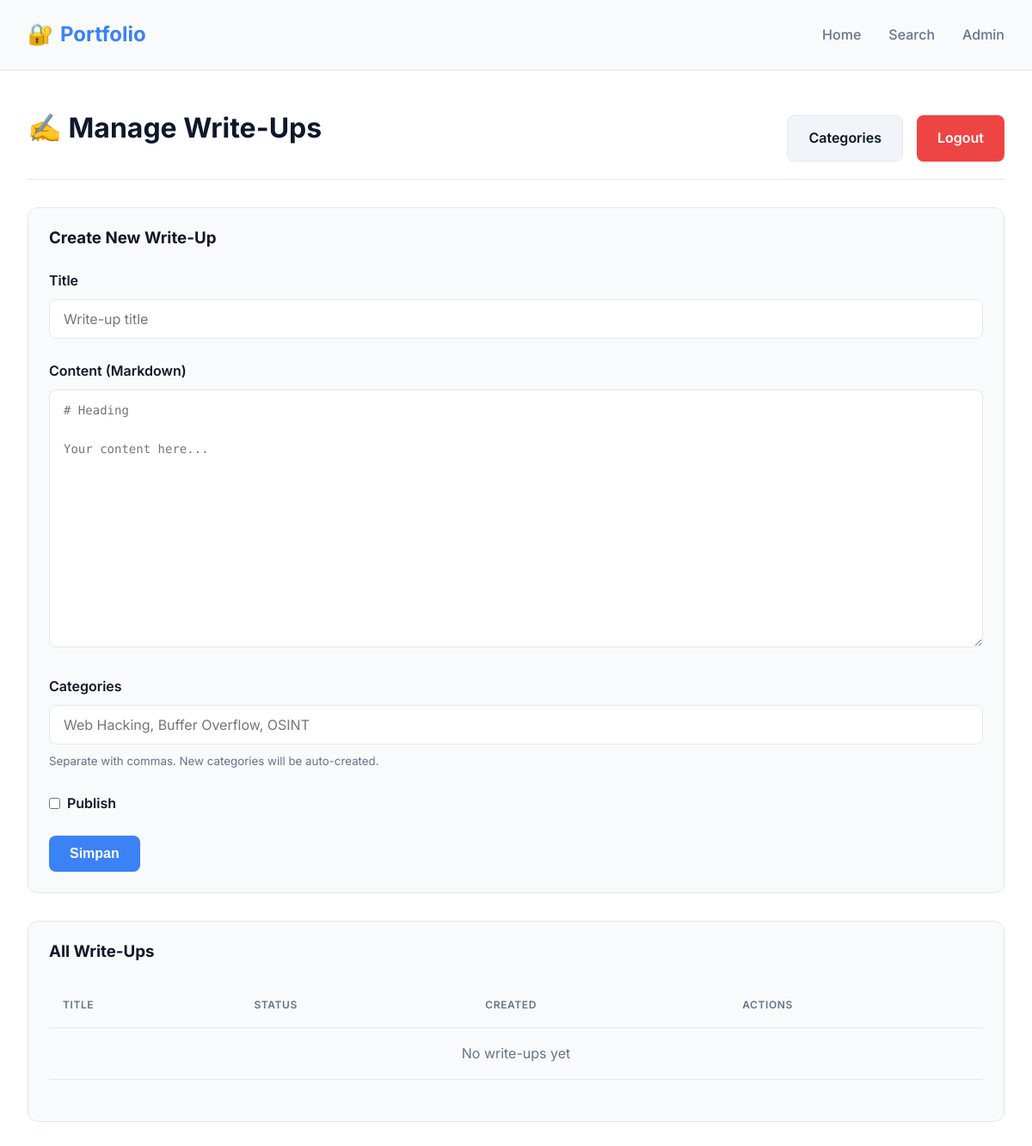
The app's page /admin/writeups (signed in), older data.
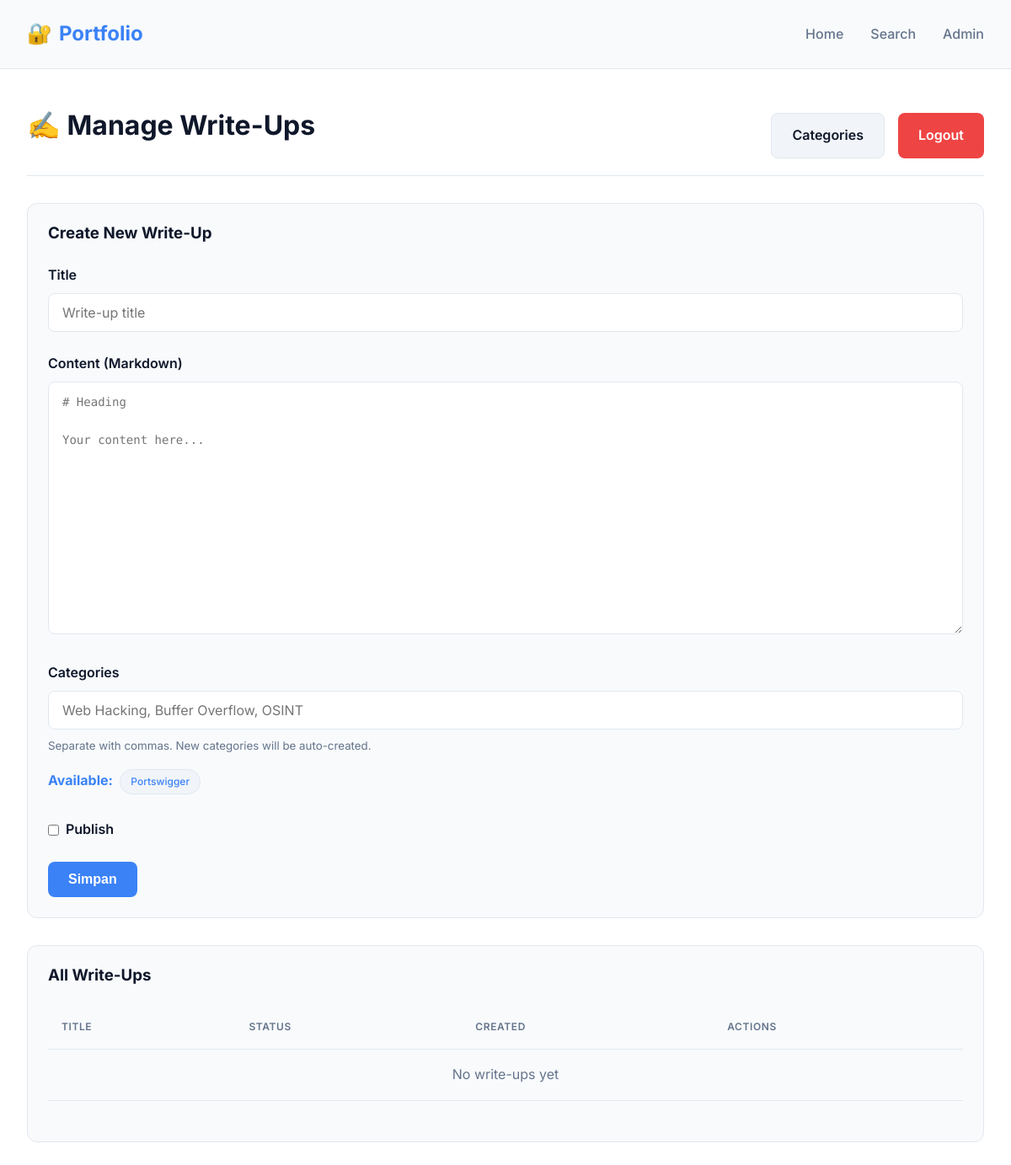
The same page, newer data.
### tables this page shows
CREATE TABLE categories (
    id INTEGER PRIMARY KEY AUTOINCREMENT,
    name TEXT NOT NULL UNIQUE,
    slug TEXT NOT NULL UNIQUE,
    created_at DATETIME DEFAULT CURRENT_TIMESTAMP
);

### app.py (the view, shortened to what this page needs)
@app.route('/admin/writeups', methods=['GET', 'POST'])
@login_required
def admin_writeups():
    db = get_db()
    form = WriteupForm()
    return render_template('admin/writeups.html', form=form,
                           writeups=db.execute('SELECT * FROM writeups ORDER BY created_at DESC').fetchall(),
                           categories=db.execute('SELECT name FROM categories ORDER BY name').fetchall())

### app.py
class WriteupForm(FlaskForm):
    title = StringField('Judul', validators=[DataRequired()])
    content_md = TextAreaField('Konten Markdown', validators=[DataRequired()])
    categories = StringField('Kategori (pisah koma)', validators=[DataRequired()])
    is_published = BooleanField('Publish')
    submit = SubmitField('Simpan')

### app.py (called while the page is built)
def get_db():
    if 'db' not in g:
        g.db = sqlite3.connect(app.config['DATABASE'])
        g.db.row_factory = sqlite3.Row
        g.db.execute("PRAGMA foreign_keys = ON;")
    return g.db

def login_required(f):
    @wraps(f)
    def decorated(*args, **kwargs):
        if 'admin_id' not in session:
            flash('Silakan login.', 'warning')
            return redirect(url_for('admin_login'))
        return f(*args, **kwargs)
    return decorated

### templates/admin/writeups.html (shortened to what this page needs)
{% extends "base.html" %}
{% block content %}
<div class="admin-header">
  <h2>✍️ Manage Write-Ups</h2>
  <div class="flex gap-2">
    <a href="{{ url_for('admin_categories') }}" class="btn btn-secondary">Categories</a>
    <a href="{{ url_for('admin_logout') }}" class="btn btn-danger">Logout</a>
  </div>
</div>
<div class="card">
  <h3>Create New Write-Up</h3>
  <form method="post" style="margin-top: 1.5rem;">
    <div class="form-group">
      <label for="title">Title</label>
      {{ form.title(id="title", placeholder="Write-up title") }}
    </div>
    <div class="form-group">
      <label for="content_md">Content (Markdown)</label>
      {{ form.content_md(id="content_md", placeholder="# Heading\n\nYour content here...") }}
    </div>
    <div class="form-group">
      <label>Categories</label>
      {{ form.categories(placeholder="Web Hacking, Buffer Overflow, OSINT") }}
      <small style="color: var(--text-secondary); display: block; margin-top: 0.5rem;">
        Separate with commas. New categories will be auto-created.
      </small>
      {% if categories %}
        <div style="margin-top: 0.75rem;">
          <strong style="color: var(--accent);">Available:</strong>
          {% for c in categories %}
            <span class="badge" style="margin: 0.25rem;">{{ c.name }}</span>
          {% endfor %}
        </div>
      {% endif %}
    </div>
    <div class="form-group">
      <label style="display: flex; align-items: center; gap: 0.5rem; cursor: pointer;">
        {{ form.is_published() }}
        <span>{{ form.is_published.label.text }}</span>
      </label>
    </div>
    {{ form.submit(class="btn") }}
  </form>
</div>
<div class="card mt-2">
  <h3>All Write-Ups</h3>
  <table>
    <thead>
      <tr>
        <th>Title</th>
        <th>Status</th>
        <th>Created</th>
        <th>Actions</th>
      </tr>
    </thead>
    <tbody>
      {% for w in writeups %}
        <tr>
          <td><a href="{{ url_for('writeup_detail', slug=w.slug) }}" target="_blank">{{ w.title }}</a></td>
          <td>
            {% if w.is_published %}
              <span class="badge" style="background: var(--success); color: white;">Published</span>
            {% else %}
              <span class="badge" style="background: var(--warning); color: black;">Draft</span>
            {% endif %}
          </td>
          <td>{{ w.created_at[:10] }}</td>
          <td>
            <a href="{{ url_for('admin_wu_edit', id=w.id) }}" class="btn btn-sm btn-secondary">✏️ Edit</a>
            <form method="post" action="{{ url_for('admin_wu_delete', id=w.id) }}" style="display: inline;" onsubmit="return confirm('Delete this write-up?')">
              <button type="submit" class="btn btn-sm btn-danger">🗑️ Delete</button>
            </form>
          </td>
        </tr>
      {% else %}
        <tr>
          <td colspan="4" class="text-center" style="color: var(--text-secondary);">No write-ups yet</td>
        </tr>
      {% endfor %}
    </tbody>
  </table>
</div>
{% endblock %}

Row changes from the older to the newer data that the page shows:
added categories: name "Portswigger"
Text that changed along with them:
text now shown: "Available:"
